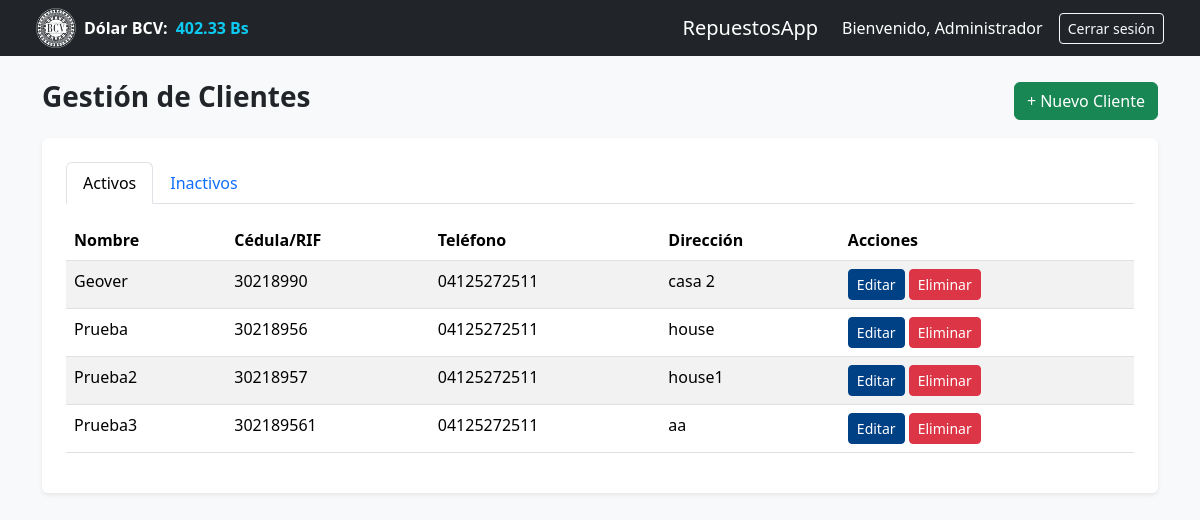
The app's page /?c=CClientes/view (signed in), older data.
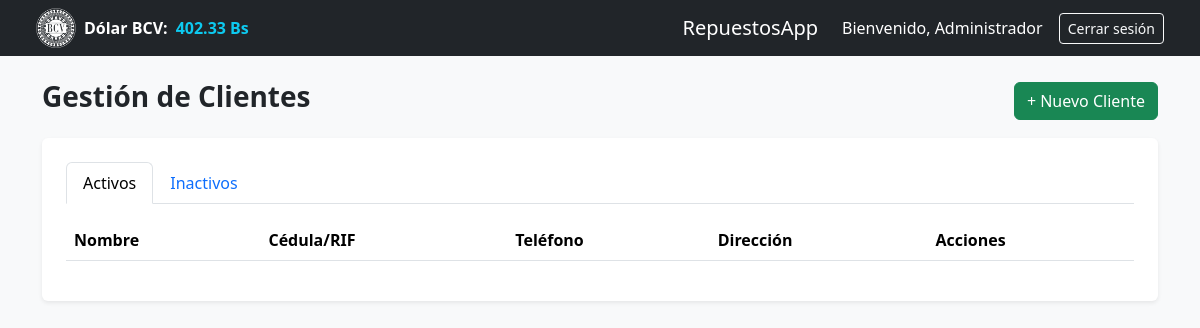
The same page, newer data.
### tables this page shows
CREATE TABLE `tasa` (
  `id` int(11) NOT NULL,
  `valor` decimal(10,2) NOT NULL,
  `fecha_actualizacion` datetime NOT NULL DEFAULT current_timestamp()
);

CREATE TABLE `clientes` (
  `id` int(11) NOT NULL,
  `nombre` varchar(100) NOT NULL,
  `cedula_rif` varchar(20) DEFAULT NULL,
  `telefono` varchar(20) DEFAULT NULL,
  `direccion` text DEFAULT NULL,
  `estado` tinyint(1) NOT NULL DEFAULT 1
);

### src/Controllers/cClientes.php (called while the page is built, shortened)
<?php
    class CClientes {
        public function view() {
            $cliente = new Clientes();
            $clientes = $cliente->search();
            require_once __DIR__ . '/../Views/Clientes.php';
        }
    }

### src/Models/tasa.php (called while the page is built, shortened)
<?php
    class Tasa extends Conexion {
        public function search() {
            $sql = "SELECT * FROM tasa";
            $stmt = $this->prepare($sql);
            $stmt->execute();
            return $stmt->fetchAll(\PDO::FETCH_ASSOC);
        }
    }

### src/Models/clientes.php (called while the page is built, shortened)
<?php
    class Clientes extends Conexion {
        public function search() {
            $sql = "SELECT * FROM clientes where estado = 1";
            $stmt = $this->prepare($sql);
            if ($stmt->execute()) {
                return $stmt->fetchAll(\PDO::FETCH_ASSOC);
            } else {
                return [];
            }
        }
    }

### src/Views/clientes.php (the view, shortened to what this page needs)
<!DOCTYPE html>
<html lang="es">
    <?php
        require_once __DIR__ . '../complements/head.php';
    ?>
    <?php
        require_once __DIR__ . '../complements/header.php';
    ?>
    <div class="container py-4">
        <div class="d-flex justify-content-between align-items-center mb-3">
            <h3 class="fw-bold">Gestión de Clientes</h3>
            <button class="btn btn-success" data-bs-toggle="modal" data-bs-target="#modalAgregar">+ Nuevo Cliente</button>
        </div>
        <div class="container bg-white p-4 rounded shadow-sm">
            <ul class="nav nav-tabs mb-3" id="clienteTabs" role="tablist">
                <li class="nav-item">
                    <button class="nav-link active" id="activos-tab" data-bs-toggle="tab" data-bs-target="#activos" type="button">Activos</button>
                </li>
                <li class="nav-item">
                    <button class="nav-link" id="inactivos-tab" data-bs-toggle="tab" data-bs-target="#inactivos" type="button">Inactivos</button>
                </li>
            </ul>
            <div class="tab-content">
                <div class="tab-pane fade show active" id="activos">
                    <div class="table-responsive">
                        <table id="tablaActivos" class="table-DT table table-striped">
                            <thead>
                                <tr>
                                    <th>Nombre</th>
                                    <th>Cédula/RIF</th>
                                    <th>Teléfono</th>
                                    <th>Dirección</th>
                                    <th>Acciones</th>
                                </tr>
                            </thead>
                            <tbody>
                                <?php foreach ($clientes as $c): ?>
                                    <tr>
                                        <td><?= htmlspecialchars($c['nombre']) ?></td>
                                        <td><?= htmlspecialchars($c['cedula_rif']) ?></td>
                                        <td><?= htmlspecialchars($c['telefono']) ?></td>
                                        <td><?= htmlspecialchars($c['direccion']) ?></td>
                                        <td>
                                            <button class="btn btn-sm btn-primary" data-bs-toggle="modal" data-bs-target="#modalEditar<?= $c['id'] ?>">Editar</button>
                                            <button type="button" class="btn btn-sm btn-danger" data-bs-toggle="modal" data-bs-target="#modalConfirmarEliminar<?= $c['id'] ?>">Eliminar</button>
                                        </td>
                                    </tr>
                                <?php endforeach; ?>
                            </tbody>
                        </table>
                    </div>
                </div>
            </div>
        </div>
    </div>
</body>
</html>

### index.php (shortened to what this page needs)
<?php
	$ruta = isset($_GET['c']) ? $_GET['c'] : "CHome/view";
	$partes = explode("/", $ruta);
	$nomClase = "Anonymous01j\\Repuestos\\Controllers\\" . ucfirst($partes[0]);
	$metodo = isset($partes[1]) ? $partes[1] : "view";
	$url = __DIR__ . "/src/Controllers/" . $partes[0] . ".php";
	if (file_exists($url)) {
		if (class_exists($nomClase)) {
			$instancia = new $nomClase();
			if (method_exists($instancia, $metodo)) {
				$instancia->$metodo();
			} else {
				echo "NO EXISTE EL METODO";
			}
		} else {
			echo "NO EXISTE LA CLASE";
		}
	} else {
		echo "NO EXISTE EL CONTROLADOR";
	}
?>

### src/Views/complements/head.php (shortened to what this page needs)
<head>
    <link rel="stylesheet" href="public/assets/libs/bootstrap/bootstrap.min.css">
    <link rel="stylesheet" href="public/assets/libs/dataTable/dataTables.bootstrap5.min.css">
    <link rel="stylesheet" href="public/assets/libs/select2/select2.min.css">
    <link rel="stylesheet" href="public/assets/libs/select2/select2-bootstrap-5-theme.min.css">
    <link rel="stylesheet" href="public/assets/css/style.css">
</head>
<body>

### src/Views/complements/header.php (shortened to what this page needs)
<?php
    $tasaValor = "0.00";
    if (class_exists('Anonymous01j\Repuestos\Models\Tasa')) {
        $tasa = new Tasa();
        $tasaData = $tasa->search();
        if ($tasaData && count($tasaData) > 0) {
            $tasaValor = number_format($tasaData[0]['valor'], 2, '.', '');
        }
    }
?>
<nav class="navbar navbar-expand-lg navbar-dark bg-dark px-4 py-2">
    <div class="container-fluid d-flex flex-column flex-md-row align-items-center justify-content-between">
        <div class="d-flex align-items-center mb-2 mb-md-0" id="bcvDiv" style="cursor:pointer;" data-bs-toggle="modal" data-bs-target="#modalTasa">
            <img class="img-bcv me-2" src="./public/assets/img/bcv2.png" alt="BCV" width="40">
            <span class="text-white fw-semibold me-2">Dólar BCV:</span>
            <span class="text-info fw-bold" id="Dolar_bcv"><?= $tasaValor ?> Bs</span>
        </div>
        <div class="d-flex align-items-center">
            <a class="navbar-brand me-4" href="?c=CHome/view">RepuestosApp</a>
            <span class="text-white me-3">
                Bienvenido, <?= htmlspecialchars($_SESSION['nombre']) ?>
            </span>
            <a href="?c=CHome/logout" class="btn btn-sm btn-outline-light">Cerrar sesión</a>
        </div>
    </div>
</nav>

### public/assets/css/style.css (style rules this page uses)
body { background-color: #f8f9fa; }
.btn-primary { background-color: #004085; border-color: #004085; }

Row changes from the older to the newer data that the page shows:
removed clientes: nombre "Geover", cedula_rif "30218990", telefono "04125272511", direccion "casa 2"
removed clientes: nombre "Prueba", cedula_rif "30218956", telefono "04125272511", direccion "house"
removed clientes: nombre "Prueba2", cedula_rif "30218957", telefono "04125272511", direccion "house1"
removed clientes: nombre "Prueba3", cedula_rif "302189561", telefono "04125272511", direccion "aa"
